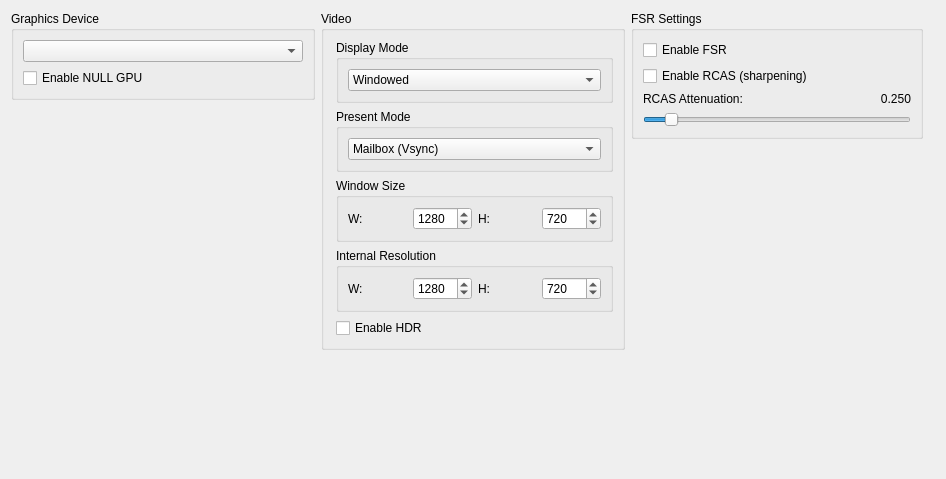
      <widget class="QWidget" name="graphicsTabLayout">
       <property name="geometry">
        <rect>
         <x>0</x>
         <y>0</y>
         <width>946</width>
         <height>479</height>
        </rect>
       </property>
       <layout class="QVBoxLayout" name="graphicsTabVLayout" stretch="0,0">
        <item>
         <layout class="QHBoxLayout" name="graphicsTabHLayout" stretch="1,1,1">
          <item>
           <layout class="QVBoxLayout" name="graphicsTabLayoutLeft">
            <item>
             <widget class="QGroupBox" name="graphicsAdapterGroupBox">
              <property name="title">
               <string>Graphics Device</string>
              </property>
              <layout class="QVBoxLayout" name="graphicsAdapterLayout">
               <item>
                <widget class="QComboBox" name="graphicsAdapterBox"/>
               </item>
               <item>
                <widget class="QCheckBox" name="nullGpuCheckBox">
                 <property name="text">
                  <string>Enable NULL GPU</string>
                 </property>
                </widget>
               </item>
              </layout>
             </widget>
            </item>
            <item>
             <widget class="QWidget" name="widgetgraphicsBottom" native="true">
              <layout class="QHBoxLayout" name="widgetgraphicsBottomHLayout">
               <property name="leftMargin">
                <number>0</number>
               </property>
               <property name="topMargin">
                <number>0</number>
               </property>
               <property name="rightMargin">
                <number>0</number>
               </property>
               <property name="bottomMargin">
                <number>0</number>
               </property>
               <item>
                <spacer name="verticalSpacer_2">
                 <property name="orientation">
                  <enum>Qt::Orientation::Vertical</enum>
                 </property>
                 <property name="sizeHint" stdset="0">
                  <size>
                   <width>20</width>
                   <height>40</height>
                  </size>
                 </property>
                </spacer>
               </item>
              </layout>
             </widget>
            </item>
           </layout>
          </item>
          <item>
           <layout class="QVBoxLayout" name="graphicsTabLayoutMiddle">
            <item>
             <widget class="QGroupBox" name="displayOptionsGroupBox">
              <property name="title">
               <string>Video</string>
              </property>
              <layout class="QVBoxLayout" name="layoutResolution">
               <property name="spacing">
                <number>6</number>
               </property>
               <property name="leftMargin">
                <number>12</number>
               </property>
               <item>
                <widget class="QGroupBox" name="displayModeGroupBox">
                 <property name="title">
                  <string>Display Mode</string>
                 </property>
                 <layout class="QVBoxLayout" name="displayModeLayout">
                  <item>
                   <widget class="QComboBox" name="displayModeComboBox">
                    <property name="sizePolicy">
                     <sizepolicy hsizetype="Expanding" vsizetype="Fixed">
                      <horstretch>0</horstretch>
                      <verstretch>0</verstretch>
                     </sizepolicy>
                    </property>
                    <item>
                     <property name="text">
                      <string>Windowed</string>
                     </property>
                    </item>
                    <item>
                     <property name="text">
                      <string>Fullscreen</string>
                     </property>
                    </item>
                    <item>
                     <property name="text">
                      <string>Fullscreen (Borderless)</string>
                     </property>
                    </item>
                   </widget>
                  </item>
                 </layout>
                </widget>
               </item>
               <item>
                <widget class="QGroupBox" name="presentModeGroupBox">
                 <property name="title">
                  <string>Present Mode</string>
                 </property>
                 <layout class="QVBoxLayout" name="presentModeLayout">
                  <item>
                   <widget class="QComboBox" name="presentModeComboBox">
                    <property name="sizePolicy">
                     <sizepolicy hsizetype="Expanding" vsizetype="Fixed">
                      <horstretch>0</horstretch>
                      <verstretch>0</verstretch>
                     </sizepolicy>
                    </property>
                    <item>
                     <property name="text">
                      <string>Mailbox (Vsync)</string>
                     </property>
                    </item>
                    <item>
                     <property name="text">
                      <string>Fifo (Vsync)</string>
                     </property>
                    </item>
                    <item>
                     <property name="text">
                      <string>Immediate (No Vsync)</string>
                     </property>
                    </item>
                   </widget>
                  </item>
                 </layout>
                </widget>
               </item>
               <item>
                <layout class="QHBoxLayout" name="windowSizeLayout">
                 <item>
                  <widget class="QGroupBox" name="windowSizeGroupBox">
                   <property name="title">
                    <string>Window Size</string>
                   </property>
                   <layout class="QHBoxLayout" name="resLayout">
                    <item>
                     <widget class="QLabel" name="widthLabel">
                      <property name="text">
                       <string>W:</string>
                      </property>
                     </widget>
                    </item>
                    <item>
                     <widget class="QSpinBox" name="widthSpinBox">
                      <property name="accelerated">
                       <bool>true</bool>
                      </property>
                      <property name="correctionMode">
                       <enum>QAbstractSpinBox::CorrectionMode::CorrectToNearestValue</enum>
                      </property>
                      <property name="keyboardTracking">
                       <bool>false</bool>
                      </property>
                      <property name="minimum">
                       <number>0</number>
                      </property>
                      <property name="maximum">
                       <number>9999</number>
                      </property>
                      <property name="value">
                       <number>1280</number>
                      </property>
                     </widget>
                    </item>
                    <item>
                     <widget class="QLabel" name="heightLabel">
                      <property name="text">
                       <string>H:</string>
                      </property>
                     </widget>
                    </item>
                    <item>
                     <widget class="QSpinBox" name="heightSpinBox">
                      <property name="frame">
                       <bool>true</bool>
                      </property>
                      <property name="accelerated">
                       <bool>true</bool>
                      </property>
                      <property name="correctionMode">
                       <enum>QAbstractSpinBox::CorrectionMode::CorrectToNearestValue</enum>
                      </property>
                      <property name="keyboardTracking">
                       <bool>false</bool>
                      </property>
                      <property name="minimum">
                       <number>0</number>
                      </property>
                      <property name="maximum">
                       <number>9999</number>
                      </property>
                      <property name="value">
                       <number>720</number>
                      </property>
                     </widget>
                    </item>
                   </layout>
                  </widget>
                 </item>
                </layout>
               </item>
               <item>
                <widget class="QGroupBox" name="internalResolutionGroupBox">
                 <property name="title">
                  <string>Internal Resolution</string>
                 </property>
                 <layout class="QHBoxLayout" name="internalResLayout">
                  <item>
                   <widget class="QLabel" name="internalWidthLabel">
                    <property name="text">
                     <string>W:</string>
                    </property>
                   </widget>
                  </item>
                  <item>
                   <widget class="QSpinBox" name="internalWidthSpinBox">
                    <property name="accelerated">
                     <bool>true</bool>
                    </property>
                    <property name="correctionMode">
                     <enum>QAbstractSpinBox::CorrectionMode::CorrectToNearestValue</enum>
                    </property>
                    <property name="keyboardTracking">
                     <bool>false</bool>
                    </property>
                    <property name="minimum">
                     <number>1</number>
                    </property>
                    <property name="maximum">
                     <number>9999</number>
                    </property>
                    <property name="value">
                     <number>1280</number>
                    </property>
                   </widget>
                  </item>
                  <item>
                   <widget class="QLabel" name="internalHeightLabel">
                    <property name="text">
                     <string>H:</string>
                    </property>
                   </widget>
                  </item>
                  <item>
                   <widget class="QSpinBox" name="internalHeightSpinBox">
                    <property name="accelerated">
                     <bool>true</bool>
                    </property>
                    <property name="correctionMode">
                     <enum>QAbstractSpinBox::CorrectionMode::CorrectToNearestValue</enum>
                    </property>
                    <property name="keyboardTracking">
                     <bool>false</bool>
                    </property>
                    <property name="minimum">
                     <number>1</number>
                    </property>
                    <property name="maximum">
                     <number>9999</number>
                    </property>
                    <property name="value">
                     <number>720</number>
                    </property>
                   </widget>
                  </item>
                 </layout>
                </widget>
               </item>
               <item>
                <widget class="QCheckBox" name="enableHDRCheckBox">
                 <property name="text">
                  <string>Enable HDR</string>
                 </property>
                </widget>
               </item>
              </layout>
             </widget>
            </item>
            <item>
             <spacer name="verticalSpacer">
              <property name="orientation">
               <enum>Qt::Orientation::Vertical</enum>
              </property>
              <property name="sizeHint" stdset="0">
               <size>
                <width>20</width>
                <height>40</height>
               </size>
              </property>
             </spacer>
            </item>
           </layout>
          </item>
          <item>
           <layout class="QVBoxLayout" name="graphicsTabLayoutRight">
            <property name="rightMargin">
             <number>12</number>
            </property>
            <property name="bottomMargin">
             <number>12</number>
            </property>
            <item>
             <widget class="QGroupBox" name="FSRGroupBox">
              <property name="title">
               <string>FSR Settings</string>
              </property>
              <layout class="QVBoxLayout" name="verticalLayout_5">
               <item>
                <widget class="QCheckBox" name="FSRCheckBox">
                 <property name="text">
                  <string>Enable FSR</string>
                 </property>
                </widget>
               </item>
               <item>
                <widget class="QCheckBox" name="RCASCheckBox">
                 <property name="text">
                  <string>Enable RCAS (sharpening)</string>
                 </property>
                </widget>
               </item>
               <item>
                <layout class="QHBoxLayout" name="horizontalLayout_10">
                 <item>
                  <widget class="QLabel" name="RCASAtenLabel">
                   <property name="font">
                    <font>
                     <pointsize>9</pointsize>
                     <bold>false</bold>
                    </font>
                   </property>
                   <property name="text">
                    <string>RCAS Attenuation:</string>
                   </property>
                  </widget>
                 </item>
                 <item>
                  <widget class="QLabel" name="RCASValue">
                   <property name="font">
                    <font>
                     <pointsize>9</pointsize>
                     <bold>false</bold>
                    </font>
                   </property>
                   <property name="text">
                    <string notr="true">0.250</string>
                   </property>
                   <property name="alignment">
                    <set>Qt::AlignmentFlag::AlignRight|Qt::AlignmentFlag::AlignTrailing|Qt::AlignmentFlag::AlignVCenter</set>
                   </property>
                  </widget>
                 </item>
                </layout>
               </item>
               <item>
                <widget class="QSlider" name="RCASSlider">
                 <property name="maximum">
                  <number>3000</number>
                 </property>
                 <property name="value">
                  <number>250</number>
                 </property>
                 <property name="orientation">
                  <enum>Qt::Orientation::Horizontal</enum>
                 </property>
                </widget>
               </item>
              </layout>
             </widget>
            </item>
            <item>
             <spacer name="AdvancedSpacer">
              <property name="orientation">
               <enum>Qt::Orientation::Vertical</enum>
              </property>
              <property name="sizeHint" stdset="0">
               <size>
                <width>20</width>
                <height>40</height>
               </size>
              </property>
             </spacer>
            </item>
           </layout>
          </item>
         </layout>
        </item>
        <item>
         <spacer name="graphicSpacer">
          <property name="orientation">
           <enum>Qt::Orientation::Vertical</enum>
          </property>
          <property name="sizeHint" stdset="0">
           <size>
            <width>20</width>
            <height>40</height>
           </size>
          </property>
         </spacer>
        </item>
       </layout>
      </widget>
